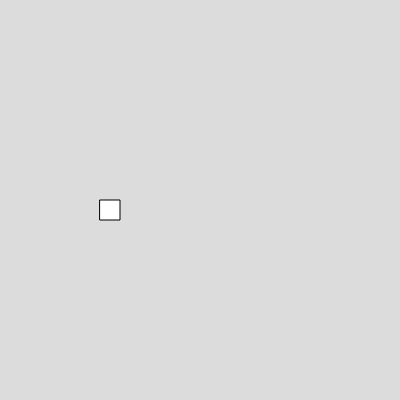
Frame 1 (no input)
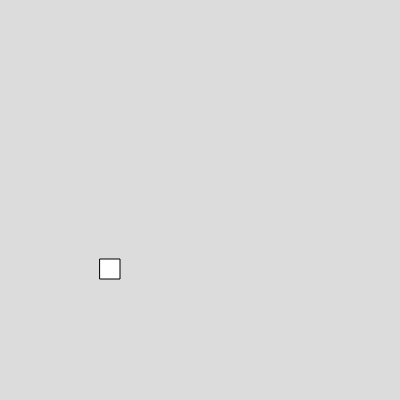
Frame 60 (no input)
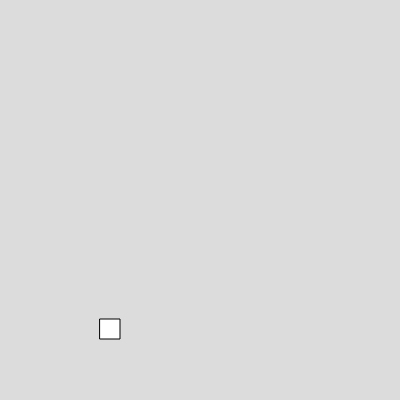
Frame 120 (the mouse pressed at the canvas centre since frame 60)

The p5.js sketch that drew these frames (run headless with seeded random() and noise() and a simulated clock; from frame 60 on, the mouse is pressed at the canvas centre):

// p5.js sketch
// ── sketch.js
var box;

function setup() 
{
  createCanvas(400, 400);

  box = new Box(100, 200, 20, 20, 2, 1);
}

function draw() 
{
  background(220);
  box.show();
  box.moveY()
}


// ── box.js
class Box
  {
    constructor(x,y,w,h,vx,vy)
    {
      this.x =x;
      this.y =y;
      this.w =w;
      this.h = h;
      this.vx = vx;
      this.vy = vy;
    }
    
    show()
    {
      rect(this.x,this.y,this.w,this.h)
    }
    
    moveX()
    {
      this.x = this.x+this.vx;
    }

    moveY()
    {
      this.y = this.y + this.vy;
    }
  }

  
